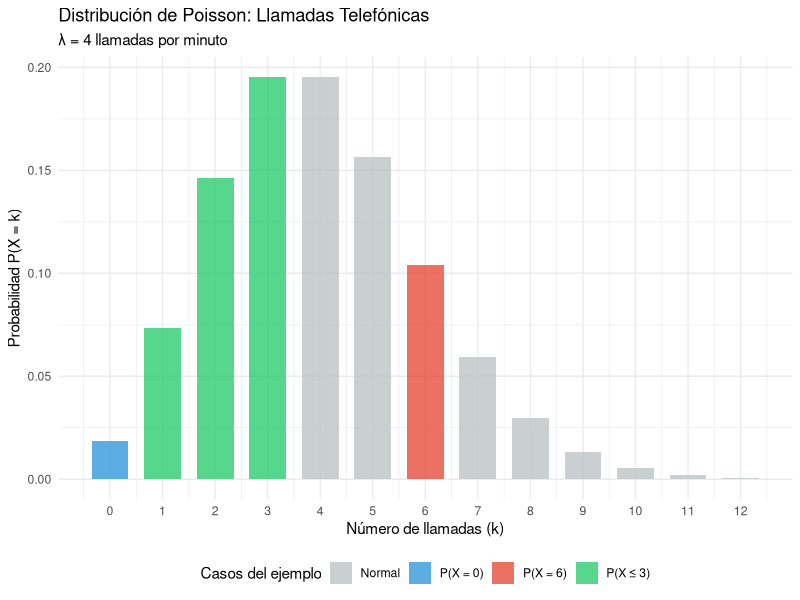
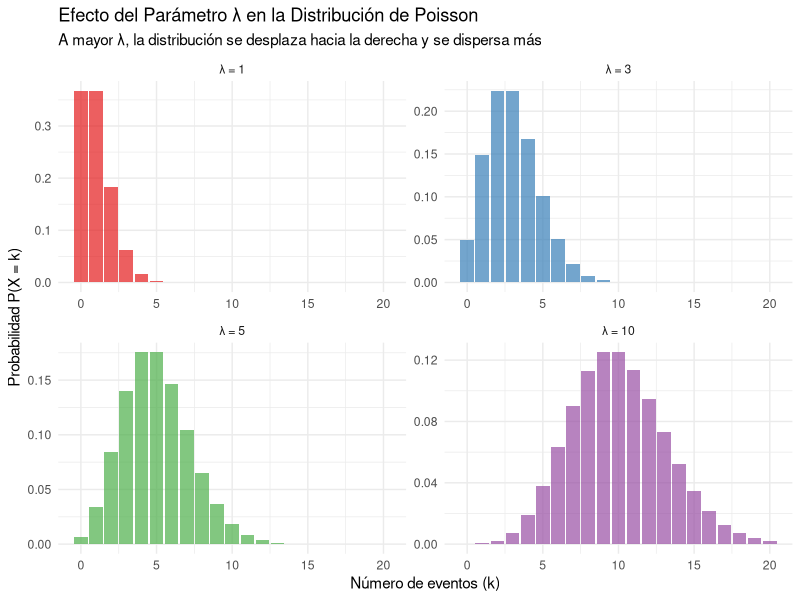
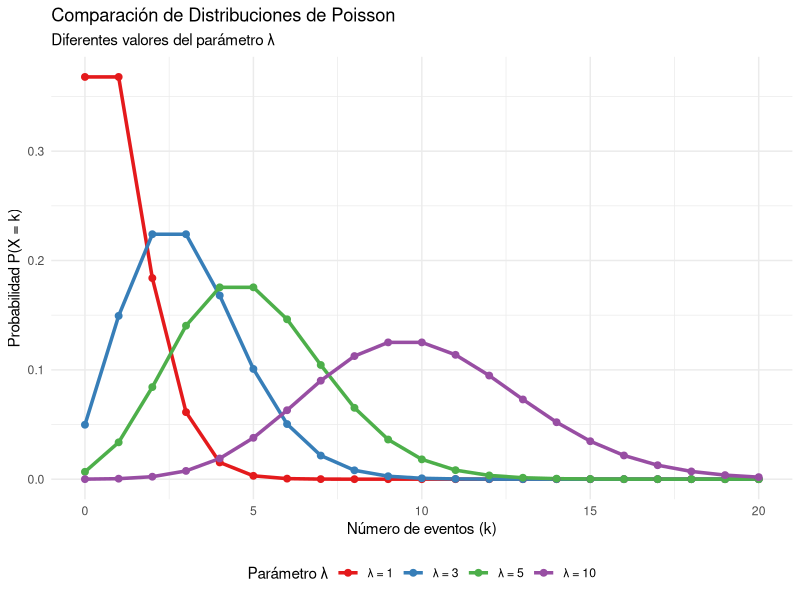
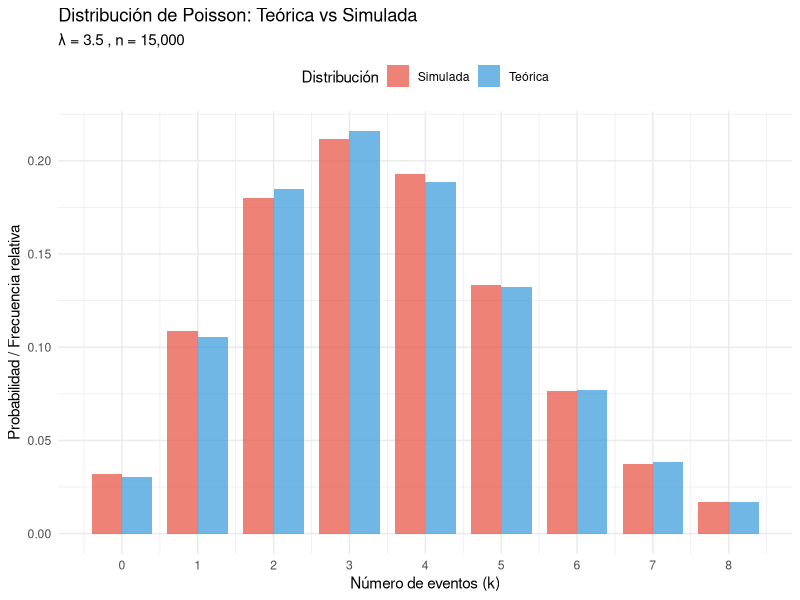
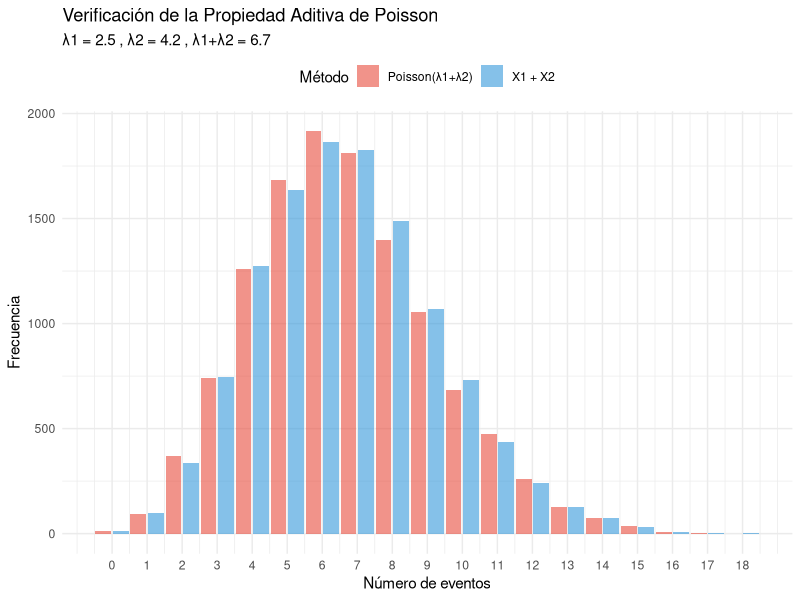
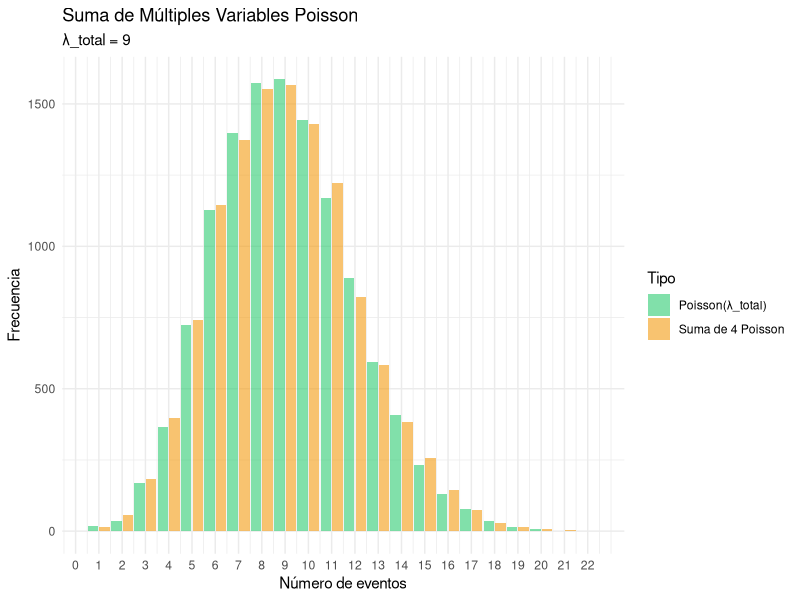
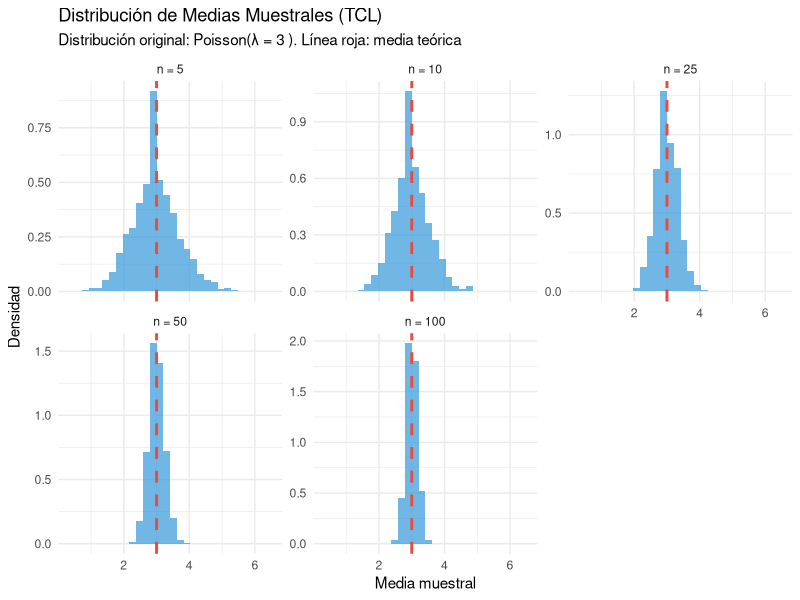
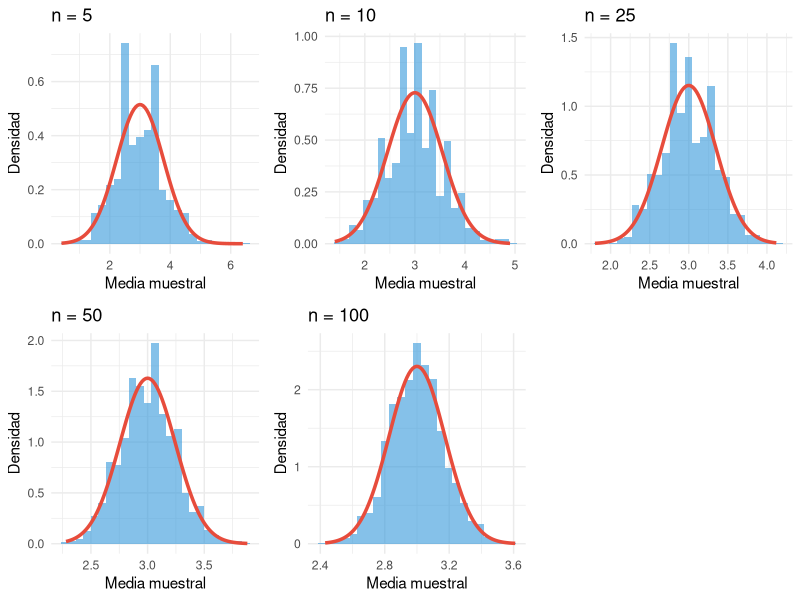

Here is the R script that generated these plots, in order:
## ---- chunk 1
library(ggplot2)
library(dplyr)
library(knitr)
library(gridExtra)
library(patchwork)

## ---- chunk 2
# Parámetro
lambda <- 4

# a) P(X = 6)
prob_6 <- dpois(6, lambda)
cat("a) P(X = 6) =", round(prob_6, 4))

# Verificación manual
prob_6_manual <- (lambda^6 * exp(-lambda)) / factorial(6)
cat("\n   Verificación manual:", round(prob_6_manual, 4))

# b) P(X = 0)
prob_0 <- dpois(0, lambda)
cat("\n\nb) P(X = 0) =", round(prob_0, 4))

# c) P(X ≤ 3)
prob_3_o_menos <- ppois(3, lambda)
cat("\n\nc) P(X ≤ 3) =", round(prob_3_o_menos, 4))

# Verificación manual para c)
prob_3_manual <- sum(dpois(0:3, lambda))
cat("\n   Verificación manual:", round(prob_3_manual, 4))
## ---- chunk 3

cat("a) La probabilidad de recibir exactamente 6 llamadas en un minuto es", 
    round(prob_6, 6), "\n")

cat("b) La probabilidad de no recibir ninguna llamada en un minuto es", 
    round(prob_0 , 6), "\n")

cat("c) La probabilidad de recibir 3 o menos llamadas en un minuto es", 
    round(prob_3_o_menos, 6), "\n\n")

# Estadísticas adicionales
media <- lambda
varianza <- lambda
desv_std <- sqrt(lambda)

cat("Estadísticas de la distribución:\n")
cat("Media:", media, "llamadas por minuto\n")
cat("Varianza:", varianza, "\n")
cat("Desviación estándar:", round(desv_std, 2), "llamadas por minuto\n")
## ---- chunk 4
# Valores para graficar
k_vals <- 0:12
prob_vals <- dpois(k_vals, lambda)

# Data frame para ggplot
data_ejemplo <- data.frame(k = k_vals, probabilidad = prob_vals)

# Resaltar los valores del ejemplo
data_ejemplo$color <- "Normal"
data_ejemplo$color[data_ejemplo$k == 6] <- "P(X = 6)"
data_ejemplo$color[data_ejemplo$k == 0] <- "P(X = 0)"
data_ejemplo$color[data_ejemplo$k <= 3] <- ifelse(data_ejemplo$color[data_ejemplo$k <= 3] == "Normal", 
                                                 "P(X ≤ 3)", data_ejemplo$color[data_ejemplo$k <= 3])

# Gráfico
ggplot(data_ejemplo, aes(x = k, y = probabilidad, fill = color)) +
  geom_col(alpha = 0.8, width = 0.7) +
  labs(title = "Distribución de Poisson: Llamadas Telefónicas",
       subtitle = "λ = 4 llamadas por minuto",
       x = "Número de llamadas (k)",
       y = "Probabilidad P(X = k)",
       fill = "Casos del ejemplo") +
  theme_minimal() +
  scale_fill_manual(values = c("Normal" = "#BDC3C7", 
                              "P(X = 6)" = "#E74C3C", 
                              "P(X = 0)" = "#3498DB",
                              "P(X ≤ 3)" = "#2ECC71")) +
  scale_x_continuous(breaks = k_vals) +
  theme(legend.position = "bottom")
## ---- chunk 5
# Diferentes valores de lambda
lambda_values <- c(1, 3, 5, 10)

# Rango de k para cada lambda
k_max <- max(lambda_values) + 3 * sqrt(max(lambda_values))
k_vals <- 0:ceiling(k_max)

# Crear data frame para todos los valores
data_lambda <- expand.grid(k = k_vals, lambda = lambda_values)
data_lambda$probabilidad <- dpois(data_lambda$k, data_lambda$lambda)
data_lambda$lambda_label <- paste("λ =", data_lambda$lambda)
data_lambda$lambda_label <- factor(data_lambda$lambda_label, levels = c("λ = 1", "λ = 3", "λ = 5", "λ = 10"))


# Gráfico comparativo
ggplot(data_lambda, aes(x = k, y = probabilidad, fill = lambda_label)) +
  geom_col(alpha = 0.7, position = "identity") +
  facet_wrap(~lambda_label, scales = "free") +
  labs(title = "Efecto del Parámetro λ en la Distribución de Poisson",
       subtitle = "A mayor λ, la distribución se desplaza hacia la derecha y se dispersa más",
       x = "Número de eventos (k)",
       y = "Probabilidad P(X = k)") +
  theme_minimal() +
  theme(legend.position = "none") +
  scale_fill_brewer(type = "qual", palette = "Set1")
## ---- chunk 6
# Limitar k para mejor visualización
k_vals_plot <- 0:20

# Filtrar datos
data_plot <- data_lambda[data_lambda$k <= 20, ]

# Gráfico superpuesto
ggplot(data_plot, aes(x = k, y = probabilidad, color = lambda_label)) +
  geom_line(linewidth = 1.2) +
  geom_point(size = 2) +
  labs(title = "Comparación de Distribuciones de Poisson",
       subtitle = "Diferentes valores del parámetro λ",
       x = "Número de eventos (k)",
       y = "Probabilidad P(X = k)",
       color = "Parámetro λ") +
  theme_minimal() +
  scale_color_brewer(type = "qual", palette = "Set1") +
  theme(legend.position = "bottom")
## ---- chunk 7
# Crear tabla con estadísticas para diferentes lambdas
lambdas_tabla <- c(0.5, 1, 2, 3, 5, 8, 10, 15)

tabla_stats <- data.frame(
  Lambda = lambdas_tabla,
  Media = lambdas_tabla,
  Varianza = lambdas_tabla,
  Desv_Std = sqrt(lambdas_tabla),
  CV = 1/sqrt(lambdas_tabla),
  P_X_eq_0 = dpois(0, lambdas_tabla)
)



kable(tabla_stats, digits = 4,
      caption = "Parámetros estadísticos para diferentes valores de λ",
      col.names = c("λ", "Media", "Varianza", "Desv. Std.", "CV", "P(X=0)"))
## ---- chunk 8
# Parámetros para la simulación
lambda <- 3.5
n_sim <- 15000

# Simulación de valores
set.seed(42)
valores_simulados <- rpois(n_sim, lambda)

# Estadísticas de la simulación
media_sim <- mean(valores_simulados)
var_sim <- var(valores_simulados)
sd_sim <- sd(valores_simulados)

# Valores teóricos
media_teorica <- lambda
var_teorica <- lambda
sd_teorica <- sqrt(lambda)

# Tabla comparativa
comparacion <- data.frame(
  Estadística = c("Media", "Varianza", "Desv. Estándar"),
  Teórica = c(media_teorica, var_teorica, sd_teorica),
  Simulada = c(media_sim, var_sim, sd_sim),
  Diferencia = c(abs(media_teorica - media_sim), 
                 abs(var_teorica - var_sim), 
                 abs(sd_teorica - sd_sim)),
  Error_Relativo = c(abs(media_teorica - media_sim)/media_teorica * 100,
                     abs(var_teorica - var_sim)/var_teorica * 100,
                     abs(sd_teorica - sd_sim)/sd_teorica * 100)
)

kable(comparacion, digits = 4, 
      caption = paste("Comparación teórica vs simulada (λ =", lambda, ", n =", format(n_sim, big.mark = ",")),
      col.names = c("Estadística", "Teórica", "Simulada", "Diferencia", "Error Rel. (%)"))
## ---- chunk 9
# Rango de valores para comparar
k_max <- quantile(valores_simulados, 0.99)
k_vals <- 0:k_max

# Probabilidades teóricas
prob_teorica <- dpois(k_vals, lambda)

# Frecuencias relativas de la simulación
freq_tabla <- table(factor(valores_simulados, levels = k_vals))
freq_relativa <- as.numeric(freq_tabla) / n_sim

# Crear data frame para ggplot
data_comp <- data.frame(
  k = rep(k_vals, 2),
  Probabilidad = c(prob_teorica, freq_relativa),
  Tipo = rep(c("Teórica", "Simulada"), each = length(k_vals))
)

# Gráfico de barras comparativo
ggplot(data_comp, aes(x = k, y = Probabilidad, fill = Tipo)) +
  geom_col(position = "dodge", alpha = 0.7, width = 0.8) +
  scale_x_continuous(breaks = seq(0, k_max, by = 1)) +
  labs(title = "Distribución de Poisson: Teórica vs Simulada",
       subtitle = paste("λ =", lambda, ", n =", format(n_sim, big.mark = ",")),
       x = "Número de eventos (k)",
       y = "Probabilidad / Frecuencia relativa",
       fill = "Distribución") +
  theme_minimal() +
  theme(legend.position = "top") +
  scale_fill_manual(values = c("Teórica" = "#3498DB", "Simulada" = "#E74C3C")) 
  
## ---- chunk 10
# Parámetros para las dos variables Poisson
lambda1 <- 2.5
lambda2 <- 4.2
lambda_suma <- lambda1 + lambda2
n_sim_suma <- 12000

set.seed(123)

# Método 1: Generar dos Poisson independientes y sumarlas
X1 <- rpois(n_sim_suma, lambda1)
X2 <- rpois(n_sim_suma, lambda2)
suma_simulada <- X1 + X2

# Método 2: Generar directamente de Poisson(λ₁ + λ₂)
poisson_directa <- rpois(n_sim_suma, lambda_suma)

# Comparar estadísticas
stats_suma <- data.frame(
  Método = c("X₁ + X₂ (Suma)", "Poisson Directa", "Teórico"),
  Media = c(mean(suma_simulada), mean(poisson_directa), lambda_suma),
  Varianza = c(var(suma_simulada), var(poisson_directa), lambda_suma),
  Desv_Std = c(sd(suma_simulada), sd(poisson_directa), sqrt(lambda_suma)),
  Min = c(min(suma_simulada), min(poisson_directa), 0),
  Max = c(max(suma_simulada), max(poisson_directa), NA)
)

kable(stats_suma, digits = 4,
      caption = paste("Verificación suma de Poisson (λ₁ =", lambda1, ", λ₂ =", lambda2, ")"))

# Información adicional
cat("\nPARÁMETROS INDIVIDUALES:\n")
cat("========================\n")
cat("X₁ ~ Poisson(", lambda1, "): E(X₁) =", lambda1, ", Var(X₁) =", lambda1, "\n")
cat("X₂ ~ Poisson(", lambda2, "): E(X₂) =", lambda2, ", Var(X₂) =", lambda2, "\n\n")

cat("SUMA TEÓRICA:\n")
cat("=============\n")
cat("Y = X₁ + X₂ ~ Poisson(", lambda_suma, ")\n")
cat("E[Y] = E(X₁) + E(X₂) =", lambda_suma, "\n")
cat("Var(Y) = Var(X₁) + Var(X₂) =", lambda_suma, " (por independencia)\n")
## ---- chunk 11
# Crear data frame para comparación
data_suma_comp <- data.frame(
  valores = c(suma_simulada, poisson_directa),
  metodo = rep(c("X1 + X2", "Poisson(λ1+λ2)"), each = n_sim_suma)
)

# Histogramas superpuestos
ggplot(data_suma_comp, aes(x = valores, fill = metodo)) +
  geom_histogram(alpha = 0.6, binwidth = 1, position = "dodge2", center =0) +
  scale_x_continuous(breaks = seq(0, max(c(suma_simulada, poisson_directa)), by = 1)) +
  labs(title = "Verificación de la Propiedad Aditiva de Poisson",
       subtitle = paste("λ1 =", lambda1, ", λ2 =", lambda2, ", λ1+λ2 =", lambda_suma),
       x = "Número de eventos",
       y = "Frecuencia",
       fill = "Método") +
  theme_minimal() +
  theme(legend.position = "top") +
  scale_fill_manual(values = c("X1 + X2" = "#3498DB", "Poisson(λ1+λ2)" = "#E74C3C"))
## ---- chunk 12
# Suma de 4 variables Poisson independientes
lambdas <- c(1.5, 2.0, 2.5, 3.0)
lambda_total <- sum(lambdas)
n_vars <- length(lambdas)

# Generar las variables individuales
variables_poisson <- matrix(0, nrow = n_sim_suma, ncol = n_vars)
for(i in 1:n_vars) {
  variables_poisson[, i] <- rpois(n_sim_suma, lambdas[i])
}

# Suma de las 4 variables
suma_multiple <- rowSums(variables_poisson)

# Poisson directa con λ total
poisson_multiple_directa <- rpois(n_sim_suma, lambda_total)

# Estadísticas comparativas
cat("VERIFICACIÓN CON", n_vars, "VARIABLES POISSON\n")
cat("λ₁ =", lambdas[1], ", λ₂ =", lambdas[2], ", λ₃ =", lambdas[3], ", λ₄ =", lambdas[4], "\n")
cat("λ_total =", lambda_total, "\n\n")

stats_multiple <- data.frame(
  Distribución = c("Suma de 4 Poisson", "Poisson(λ_total)", "Diferencia"),
  Media = c(mean(suma_multiple), mean(poisson_multiple_directa), 
            abs(mean(suma_multiple) - mean(poisson_multiple_directa))),
  Varianza = c(var(suma_multiple), var(poisson_multiple_directa),
               abs(var(suma_multiple) - var(poisson_multiple_directa)))
)

kable(stats_multiple, digits = 4, 
      caption = "Estadísticas para suma de múltiples variables Poisson")

# Visualización
data_multiple <- data.frame(
  valores = c(suma_multiple, poisson_multiple_directa),
  tipo = rep(c("Suma de 4 Poisson", "Poisson(λ_total)"), each = n_sim_suma)
)

ggplot(data_multiple, aes(x = valores, fill = tipo)) +
  geom_histogram(alpha = 0.6, binwidth = 1, center=0, position = "dodge2") +
  scale_x_continuous(breaks = seq(0, max(c(suma_multiple, poisson_multiple_directa)), by = 1)) +
  labs(title = "Suma de Múltiples Variables Poisson",
       subtitle = paste("λ_total =", lambda_total),
       x = "Número de eventos",
       y = "Frecuencia",
       fill = "Tipo") +
  theme_minimal() +
  scale_fill_manual(values = c("#2ECC71", "#F39C12"))
## ---- chunk 13
# Parámetros del experimento
lambda_tcl <- 3
tamaños_muestra <- c(5, 10, 25, 50, 100)
num_muestras <- 2000

cat("CONFIGURACIÓN DEL EXPERIMENTO\n")
cat("=============================\n")
cat("Distribución original: Poisson(λ =", lambda_tcl, ")\n")
cat("Tamaños de muestra:", paste(tamaños_muestra, collapse = ", "), "\n")
cat("Número de muestras por tamaño:", num_muestras, "\n\n")

cat("Parámetros teóricos de la distribución original:\n")
cat("E[X] =", lambda_tcl, "\n")
cat("Var(X) =", lambda_tcl, "\n")
cat("SD(X) =", round(sqrt(lambda_tcl), 3), "\n")
## ---- chunk 14
# Función para generar medias muestrales
generar_medias_muestrales <- function(n, num_muestras, lambda) {
  medias <- numeric(num_muestras)
  for(i in 1:num_muestras) {
    muestra <- rpois(n, lambda)
    medias[i] <- mean(muestra)
  }
  return(medias)
}

# Generar medias para cada tamaño de muestra
set.seed(123)
medias_muestrales <- list()

for(i in seq_along(tamaños_muestra)) {
  n <- tamaños_muestra[i]
  medias_muestrales[[i]] <- generar_medias_muestrales(n, num_muestras, lambda_tcl)
  names(medias_muestrales)[i] <- paste("n", n, sep = "_")
}

# Crear data frame para análisis
data_tcl <- do.call(rbind, lapply(seq_along(medias_muestrales), function(i) {
  data.frame(
    media_muestral = medias_muestrales[[i]],
    n = tamaños_muestra[i],
    n_label = paste("n =", tamaños_muestra[i])
  )
}))

data_tcl$n_label <- factor(data_tcl$n_label, levels = c("n = 5", "n = 10", "n = 25", "n = 50", "n = 100"))

cat("Muestras generadas exitosamente.\n")
cat("Total de observaciones:", nrow(data_tcl), "\n")
## ---- chunk 15
# Calcular estadísticas para cada tamaño de muestra
estadisticas_tcl <- data.frame(
  n = tamaños_muestra,
  Media_Observada = sapply(medias_muestrales, mean),
  Media_Teorica = rep(lambda_tcl, length(tamaños_muestra)),
  Var_Observada = sapply(medias_muestrales, var),
  Var_Teorica = lambda_tcl / tamaños_muestra,
  SD_Observada = sapply(medias_muestrales, sd),
  SD_Teorica = sqrt(lambda_tcl / tamaños_muestra)
)

# Calcular errores

estadisticas_tcl <- estadisticas_tcl |> mutate(
  Error_Media = abs(Media_Observada - Media_Teorica),
  Error_Var = abs(Var_Observada - Var_Teorica),
  Error_SD = abs(SD_Observada - SD_Teorica))

kable(estadisticas_tcl, digits = 4,
      caption = "Convergencia de estadísticos de la media muestral",
      col.names = c("n", "Media Obs.", "Media Teór.", "Var. Obs.", "Var. Teór.", 
                   "SD Obs.", "SD Teór.", "Error Media", "Error Var.", "Error SD"))

## ---- chunk 16
# Histogramas de las medias muestrales
ggplot(data_tcl, aes(x = media_muestral)) +
  geom_histogram(aes(y = after_stat(density)), bins = 30, alpha = 0.7, fill = "#3498DB") +
  geom_vline(xintercept = lambda_tcl, color = "#E74C3C", linetype = "dashed", linewidth = 1) +
  facet_wrap(~n_label, scales = "free_y") +
  labs(title = "Distribución de Medias Muestrales (TCL)",
       subtitle = paste("Distribución original: Poisson(λ =", lambda_tcl, "). Línea roja: media teórica"),
       x = "Media muestral",
       y = "Densidad") +
  theme_minimal()
## ---- chunk 17
# Agregar curvas normales específicas para cada panel
data_tcl_split <- split(data_tcl, data_tcl$n_label)

plots_comparacion <- lapply(names(data_tcl_split), function(label) {
  datos <- data_tcl_split[[label]]
  n_val <- unique(datos$n)
  
  ggplot(datos, aes(x = media_muestral)) +
    geom_histogram(aes(y = after_stat(density)), bins = 25, alpha = 0.6, fill = "#3498DB") +
    stat_function(fun = dnorm, 
                  args = list(mean = lambda_tcl, sd = sqrt(lambda_tcl/n_val)), 
                  color = "#E74C3C", linewidth = 1.2) +
    ggtitle(label) +
    xlab("Media muestral") +
    ylab("Densidad") +
    theme_minimal()
})

# Combinar gráficos
do.call(grid.arrange, c(plots_comparacion, ncol = 3))
## ---- chunk 18
# Parámetros del problema
lambda_trafico <- 8.5  # 8.5 paquetes por segundo en promedio

cat("APLICACIÓN 1: TRÁFICO DE RED\n")
cat("============================\n")
cat("Parámetro: λ =", lambda_trafico, "paquetes por segundo\n\n")

# Preguntas típicas
cat("ANÁLISIS DEL TRÁFICO:\n")

# 1. Probabilidad de recibir exactamente 10 paquetes en un segundo
prob_10 <- dpois(10, lambda_trafico)
cat("1. P(X = 10 paquetes) =", round(prob_10, 4), "(", round(prob_10*100, 2), "%)\n")

# 2. Probabilidad de recibir más de 12 paquetes
prob_mas_12 <- 1 - ppois(12, lambda_trafico)
cat("2. P(X > 12 paquetes) =", round(prob_mas_12, 4), "(", round(prob_mas_12*100, 2), "%)\n")

# 3. Número esperado de paquetes en 5 segundos
# En 5 segundos: Y ~ Poisson(5λ)
lambda_5seg <- 5 * lambda_trafico
paquetes_5seg_esperados <- lambda_5seg
cat("3. Paquetes esperados en 5 segundos =", paquetes_5seg_esperados, "\n")

# 4. Probabilidad de sobrecarga (más de 15 paquetes por segundo)
prob_sobrecarga <- 1 - ppois(15, lambda_trafico)
cat("4. P(Sobrecarga) = P(X > 15) =", round(prob_sobrecarga, 4), "\n")

# Simulación para verificar
set.seed(456)
n_sim_trafico <- 10000
sim_paquetes <- rpois(n_sim_trafico, lambda_trafico)

cat("\nVERIFICACIÓN POR SIMULACIÓN (n =", format(n_sim_trafico, big.mark = ","), "):\n")
cat("Media simulada:", round(mean(sim_paquetes), 3), "(teórica:", lambda_trafico, ")\n")
cat("P(X = 10) simulada:", round(mean(sim_paquetes == 10), 4), "(teórica:", round(prob_10, 4), ")\n")
cat("P(X > 15) simulada:", round(mean(sim_paquetes > 15), 4), "(teórica:", round(prob_sobrecarga, 4), ")\n")
## ---- chunk 19
# Visualización del problema de tráfico
k_trafico <- 0:20
prob_trafico <- dpois(k_trafico, lambda_trafico)

data_trafico <- data.frame(
  paquetes = k_trafico,
  probabilidad = prob_trafico
)

# Definir zonas
data_trafico$zona <- case_when(
  data_trafico$paquetes <= 5 ~ "Bajo",
  data_trafico$paquetes <= 12 ~ "Normal", 
  data_trafico$paquetes <= 15 ~ "Alto",
  TRUE ~ "Sobrecarga"
)

ggplot(data_trafico, aes(x = paquetes, y = probabilidad, fill = zona)) +
  geom_col(alpha = 0.8) +
  labs(title = "Distribución del Tráfico de Red por Segundo",
       subtitle = paste("λ =", lambda_trafico, "paquetes/segundo"),
       x = "Número de paquetes",
       y = "Probabilidad",
       fill = "Zona de tráfico") +
  theme_minimal() +
  scale_fill_manual(values = c("Bajo" = "#2ECC71", "Normal" = "#3498DB", 
                              "Alto" = "#F39C12", "Sobrecarga" = "#E74C3C"))
## ---- chunk 20
# Parámetros del control de calidad
lambda_defectos <- 2.3  # 2.3 defectos por lote en promedio

cat("APLICACIÓN 2: CONTROL DE CALIDAD\n")
cat("================================\n")
cat("Parámetro: λ =", lambda_defectos, "defectos por lote\n\n")

# Análisis de calidad
cat("ANÁLISIS DE CONTROL DE CALIDAD:\n")

# 1. Probabilidad de lote perfecto (0 defectos)
prob_perfecto <- dpois(0, lambda_defectos)
cat("1. P(Lote perfecto) = P(X = 0) =", round(prob_perfecto, 4), "(", round(prob_perfecto*100, 1), "%)\n")

# 2. Probabilidad de lote aceptable (≤ 3 defectos)
prob_aceptable <- ppois(3, lambda_defectos)
cat("2. P(Lote aceptable) = P(X ≤ 3) =", round(prob_aceptable, 4), "(", round(prob_aceptable*100, 1), "%)\n")

# 3. Probabilidad de rechazo (> 5 defectos)
prob_rechazo <- 1 - ppois(5, lambda_defectos)
cat("3. P(Rechazo) = P(X > 5) =", round(prob_rechazo, 4), "(", round(prob_rechazo*100, 1), "%)\n")

# 4. Análisis económico
costo_defecto <- 50  # $50 por defecto
defectos_esperados <- lambda_defectos
costo_esperado_lote <- defectos_esperados * costo_defecto
cat("4. Costo esperado por defectos por lote: $", costo_esperado_lote, "\n")

# 5. Análisis de múltiples lotes
n_lotes <- 100
lambda_total <- n_lotes * lambda_defectos
cat("5. Defectos esperados en", n_lotes, "lotes:", lambda_total, "\n")

## ---- chunk 21
# Simulación del proceso de control de calidad
set.seed(789)
n_lotes_sim <- 1000
lotes_simulados <- rpois(n_lotes_sim, lambda_defectos)

# Clasificar lotes
clasificacion <- case_when(
  lotes_simulados == 0 ~ "Perfecto",
  lotes_simulados <= 3 ~ "Aceptable",
  lotes_simulados <= 5 ~ "Revisión",
  TRUE ~ "Rechazo"
)

# Crear data frame para visualización
data_calidad <- data.frame(
  defectos = lotes_simulados,
  clasificacion = factor(clasificacion, 
                        levels = c("Perfecto", "Aceptable", "Revisión", "Rechazo"))
)

# Gráfico de la simulación
ggplot(data_calidad, aes(x = defectos, fill = clasificacion)) +
  geom_histogram(bins = 15, alpha = 0.8, position = "stack") +
  labs(title = "Simulación de Control de Calidad",
       subtitle = paste("n =", format(n_lotes_sim, big.mark = ","), "lotes simulados"),
       x = "Número de defectos por lote",
       y = "Frecuencia",
       fill = "Clasificación") +
  theme_minimal() +
  scale_fill_manual(values = c("Perfecto" = "#2ECC71", "Aceptable" = "#3498DB",
                              "Revisión" = "#F39C12", "Rechazo" = "#E74C3C"))

# Tabla de resultados de la simulación
tabla_clasificacion <- table(clasificacion)
prop_clasificacion <- prop.table(tabla_clasificacion)

cat("\nRESULTADOS DE LA SIMULACIÓN:\n")
cat("============================\n")
for(i in 1:length(tabla_clasificacion)) {
  cat(names(tabla_clasificacion)[i], ":", tabla_clasificacion[i], 
      "lotes (", round(prop_clasificacion[i]*100, 1), "%)\n")
}
## ---- chunk 22
# Parámetros epidemiológicos
lambda_casos <- 4.2  # 4.2 casos nuevos por semana en promedio

cat("APLICACIÓN 3: EPIDEMIOLOGÍA\n")
cat("===========================\n")
cat("Parámetro: λ =", lambda_casos, "casos nuevos por semana\n\n")

cat("ANÁLISIS EPIDEMIOLÓGICO:\n")

# 1. Probabilidad de semana sin casos nuevos
prob_sin_casos <- dpois(0, lambda_casos)
cat("1. P(Semana sin casos) =", round(prob_sin_casos, 4), "(", round(prob_sin_casos*100, 1), "%)\n")

# 2. Probabilidad de brote (más de 8 casos)
prob_brote <- 1 - ppois(8, lambda_casos)
cat("2. P(Brote) = P(X > 8) =", round(prob_brote, 4), "(", round(prob_brote*100, 1), "%)\n")

# 3. Casos esperados en un mes (4 semanas)
casos_mes <- 4 * lambda_casos
cat("3. Casos esperados en un mes:", casos_mes, "\n")

# 4. Análisis de intervención
# Si una intervención reduce λ en 30%
lambda_intervencion <- lambda_casos * 0.7
reduccion_casos_mes <- (lambda_casos - lambda_intervencion) * 4
cat("4. Con intervención (reducción 30%):\n")
cat("   Nuevos casos esperados por semana:", lambda_intervencion, "\n")
cat("   Reducción esperada por mes:", reduccion_casos_mes, "casos\n")

# 5. Monitoreo de alertas
umbral_alerta <- 7
prob_alerta <- 1 - ppois(umbral_alerta - 1, lambda_casos)
cat("5. P(Alerta) = P(X ≥", umbral_alerta, ") =", round(prob_alerta, 4), "\n")
## ---- chunk 23
# Comparación antes y después de intervención
k_epi <- 0:15
prob_antes <- dpois(k_epi, lambda_casos)
prob_despues <- dpois(k_epi, lambda_intervencion)

data_epi <- data.frame(
  casos = rep(k_epi, 2),
  probabilidad = c(prob_antes, prob_despues),
  escenario = rep(c("Sin intervención", "Con intervención"), each = length(k_epi))
)

ggplot(data_epi, aes(x = casos, y = probabilidad, fill = escenario)) +
  geom_col(position = "dodge", alpha = 0.8) +
  geom_vline(xintercept = umbral_alerta - 0.5, linetype = "dashed", color = "red") +
  labs(title = "Impacto de Intervención en Salud Pública",
       subtitle = paste("Reducción del 30% en la incidencia (λ:", lambda_casos, "→", lambda_intervencion, ")"),
       x = "Número de casos nuevos por semana",
       y = "Probabilidad",
       fill = "Escenario",
       caption = "Línea roja: umbral de alerta") +
  theme_minimal() +
  scale_fill_manual(values = c("Sin intervención" = "#E74C3C", "Con intervención" = "#2ECC71"))
## ---- chunk 24
lambda <- 6  

prob_4_llamadas <- dpois(4, lambda)

cat("Probabilidd de recibir exactamente 4 llamadas:", prob_4_llamadas)

## ---- chunk 25
lambda <- 6  

lambda_30s <- lambda * 0.5
prob_llamadas_30s <- dpois(0, lambda_30s)

cat("Probabilidad de recibir 0 llamadas en 30 segundos:", prob_llamadas_30s)

## ---- chunk 26
lambda <- 6  

esperado_hora <- lambda * 60

cat("Número esperado de llamadas en 1 hora", esperado_hora)

## ---- chunk 27
lambda <- 6  

lambda_2min <- lambda * 2
prob_8_a_12 <- ppois(12, lambda_2min) - ppois(7, lambda_2min)

cat("Probabilidad de recibir entre 8 y 12 llamadas", prob_8_a_12)
## ---- chunk 28
tasa_defectos <- 1.5  

lambda_500 <- tasa_defectos * 5  
prob_8_defectos <- dpois(8, lambda_500)

cat("Probabilidad de tener exactamente 8 defectos:", prob_8_defectos)

## ---- chunk 29
tasa_defectos <- 1.5  
lambda_500 <- tasa_defectos * 5 

prob_10_o_mas <- 1 - ppois(9, lambda = lambda_500)

cat("Probabilidad de tener de 10 a más defectos:", prob_10_o_mas)

## ---- chunk 30
tasa_defectos <- 1.5
lambda_requerido <- -log(0.05)

n_productos <- (lambda_requerido / tasa_defectos) * 100

cat("Productos necesarios:", n_productos)

## ---- chunk 31
nueva_tasa <- 1.2
lambda_500_nuevo <- nueva_tasa * 5

prob_10_o_mas_nuevo <- 1 - ppois(9, lambda_500_nuevo)

cat("Probabilidad de tener 10 o más defectos en 500 productos:", prob_10_o_mas_nuevo)
## ---- chunk 32
lambda <- 2.5  

prob_3_pacientes <- dpois(3, lambda)
cat("Probabilidad:", prob_3_pacientes)

## ---- chunk 33
lambda <- 2.5 
lambda_2h <- lambda * 2

prob_0pacientes <- dpois(0, lambda_2h)

cat("Probabilidad de que no llegue ningun paciente en 2 horas:", prob_0pacientes)

## ---- chunk 34
lambda <- 2.5 
lambda_4h <- lambda * 4

prob_superar_8 <- 1 - ppois(8, lambda = lambda_4h)

cat("Probabilidad de superar la capacidad de 8 pacientes:", prob_superar_8)

## ---- chunk 35
lambda <- 2.5 
lambda_4h <- lambda * 4

capacidad_minima <- qpois(0.90, lambda_4h)

cat("Capacidad mínima:", capacidad_minima)
## ---- chunk 36
set.seed(123)
lambda <- 7
n_sim <- 10000

tamaños <- c(5, 10, 30, 50)

par(mfrow = c(2, 2))

for (n in tamaños) {
  
  medias <- replicate(n_sim, mean(rpois(n, lambda)))
  
  z <- (medias - lambda) / sqrt(lambda / n)
  
  hist(z, breaks = 30, freq = FALSE, 
       main = paste("n =", n),
       xlab = "Z estandarizado",
       ylab = "Densidad",
       col = "lightblue",
       ylim = c(0, 0.5))
  
  curve(dnorm(x), add = TRUE, col = "red", lwd = 2)
  
  #Estadísticas
  cat("\n n =", n)
  cat("\nMedia de Z:", mean(z), "(teórico -> 0)\n")
  cat("\nVarianza de Z:", var(z), "(teórico -> 1)\n")
}

par(mfrow = c(1, 1))

medias_30 <- replicate(n_sim, mean(rpois(30, lambda)))
z_30 <- (medias_30 - lambda) / sqrt(lambda / 30)


x_pois <- 0:20
plot(x_pois, dpois(x_pois, lambda), type = "h", lwd = 5,
     main = "Distribución Original\nPoisson",
     xlab = "x", 
     ylab = "P(X = x)",
     col = "blue")

hist(z_30, breaks = 30, freq = FALSE,
     main = "Distribución de Z\n(n = 30)",
     xlab = "Z", ylab = "Densidad",
     col = "lightgreen")
curve(dnorm(x), add = TRUE, col = "red", lwd = 2)
legend("topright", c("Simulación", "N(0,1)"), 
       fill = c("lightgreen", NA), border = c("black", NA),
       lty = c(NA, 1), col = c(NA, "red"), lwd = c(NA, 2))

par(mfrow = c(1, 1))

## ---- chunk 37
set.seed(123)
n <- 10000

x1 <- rpois(n, 3.5)
x2 <- rpois(n, 2.8)
suma <- x1 + x2
directa <- rpois(n, 6.3)

cat("X1 + X2\n")
cat("Media:", mean(suma), "\n")
cat("Varianza:", var(suma), "\n\n")

cat("Poisson\n")
cat("Media:", mean(directa), "\n")
cat("Varianza:", var(directa), "\n\n")


#Gráfica
hist(suma, breaks = 20, col = rgb(0, 0, 1, 0.5), main = "X1 + X2 vs Poisson", 
     xlab = "Valor", freq = FALSE)
hist(directa, breaks = 20, col = rgb(1, 0, 0, 0.5), add = TRUE, freq = FALSE)
legend("topright", c("Suma", "Directa"), fill = c(rgb(0, 0, 1, 0.5), rgb(1, 0, 0, 0.5)))


x1 <- rpois(n, 3.5)
x2 <- rpois(n, 2.8)
x3 <- rpois(n, 1.5)
x4 <- rpois(n, 2.2)
suma4 <- x1 + x2 + x3 + x4
directa4 <- rpois(n, 10)

#Estadísticas
cat("Suma de las variables\n")
cat("Media:", mean(suma4), "\n")
cat("Varianza:", var(suma4), "\n\n")

cat("Poisson\n")
cat("Media:", mean(directa4), "\n")
cat("Varianza:", var(directa4), "\n\n")

#Gráfica
hist(suma4, breaks = 30, col = rgb(0, 0, 1, 0.5), main = "Suma de 4 vs Poisson", 
     xlab = "Valor", freq = FALSE)
hist(directa4, breaks = 30, col = rgb(1, 0, 0, 0.5), add = TRUE, freq = FALSE)
legend("topright", c("Suma de 4", "Directa"), fill = c(rgb(0, 0, 1, 0.5), rgb(1, 0, 0, 0.5)))
## ---- chunk 38
lambda <- 15
manejar <- 25

Prob_degradacion <- 1 - ppois(manejar, lambda)
cat("La probabilidad de que en un minuto el sistema experimente degradación P(X>25)es de:", Prob_degradacion)

## ---- chunk 39
lambda <- 15
manejar <- 50

Prob_degradacion <- 1 - ppois(manejar, lambda)

cat("La probabilidad de que en un minuto el sistema experimente degradación P(X>50)es de:", Prob_degradacion)
## ---- chunk 40
lambda <- 15
prob_deseada <- 0.001

capacidad_optima <- qpois(1 - prob_deseada, lambda)

cat("La capacidad óptima sería:", capacidad_optima)
## ---- chunk 41
set.seed(123)

lambda <- 15
manejar <- 25
tiempo <- 60

visitantes <- rpois(tiempo, lambda)
degradacion <- visitantes > manejar

minutos_deg <- sum(degradacion)
porcentaje_deg <- (minutos_deg / tiempo) * 100

cat("El porcentaje de tiempo con degradación es:", porcentaje_deg)

## ---- chunk 42
lambda <- 8
inventario <- 12

Prob_sin_e <- 1 - ppois(inventario, lambda)

cat("Probabilidad de quedarse sin existencias (P(X>12)):", Prob_sin_e)
## ---- chunk 43
lambda <- 8
P_deseada <- 0.05

inventario_optimo <- qpois(1 - P_deseada, lambda)

cat("Debería de tener:", inventario_optimo, "unidades, para tener una probabilidad menor al 5% de que se agoten")
## ---- chunk 44
lambda <- 8 
inventario <- 12  
costo_adquisicion <- 10  
costo_mantenimiento <- 2  
costo_faltante <- 15  

demandas <- 0:50
probs <- dpois(demandas, lambda)

costo_adq <- inventario * costo_adquisicion


inventario_sobrante <- pmax(0, inventario - demandas)
costo_mant_esperado <- sum(inventario_sobrante * costo_mantenimiento * probs)


ventas_perdidas <- pmax(0, demandas - inventario)
esperanza_ventas_perdidas <- sum(ventas_perdidas * probs)
costo_falt_esperado <- esperanza_ventas_perdidas * costo_faltante


costo_total <- costo_adq + costo_mant_esperado + costo_falt_esperado

cat("Costo total esperado: $", round(costo_total, 2), "/día\n\n")

cat("Unidades sobrantes esperadas:", round(sum(inventario_sobrante * probs), 4), "unidades/día\n")
cat("Ventas perdidas esperadas:   ", round(esperanza_ventas_perdidas, 4), "ventas/día\n\n")

## ---- chunk 45
lambda <- 8 
costo_adquisicion <- 10  
costo_mantenimiento <- 2  
costo_faltante <- 15 

niveles_inventario <- 0:30
costos_totales <- numeric(length(niveles_inventario))

for (i in 1:length(niveles_inventario)) {
  Q <- niveles_inventario[i]
  c_adq <- Q * costo_adquisicion
  c_mant <- sum(pmax(0, Q - demandas) * costo_mantenimiento * probs)
  c_falt <- sum(pmax(0, demandas - Q) * costo_faltante * probs)
  costos_totales[i] <- c_adq + c_mant + c_falt
}

inventario_optimo_costo <- niveles_inventario[which.min(costos_totales)]
costo_minimo <- min(costos_totales)

cat("Inventario óptimo:", inventario_optimo_costo, "unidades\n")
cat("Costo mínimo esperado: $", round(costo_minimo, 2), "/día\n\n")
